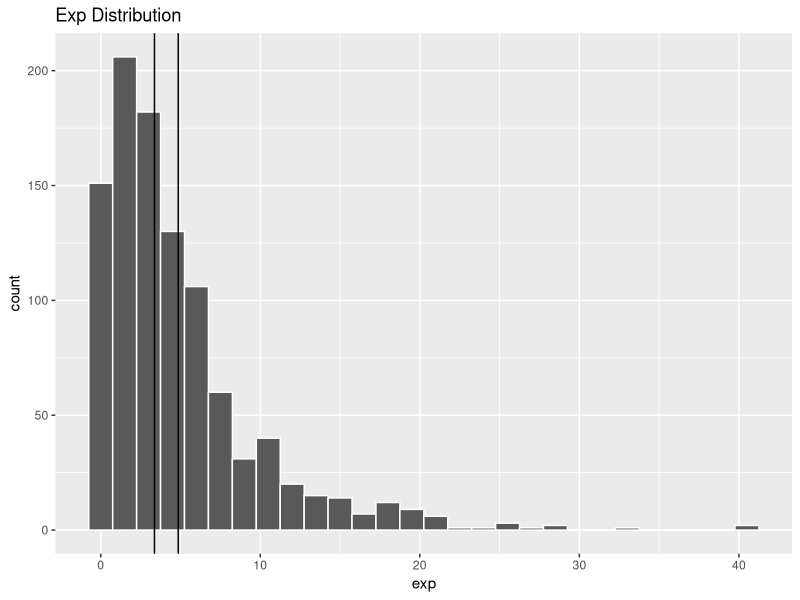
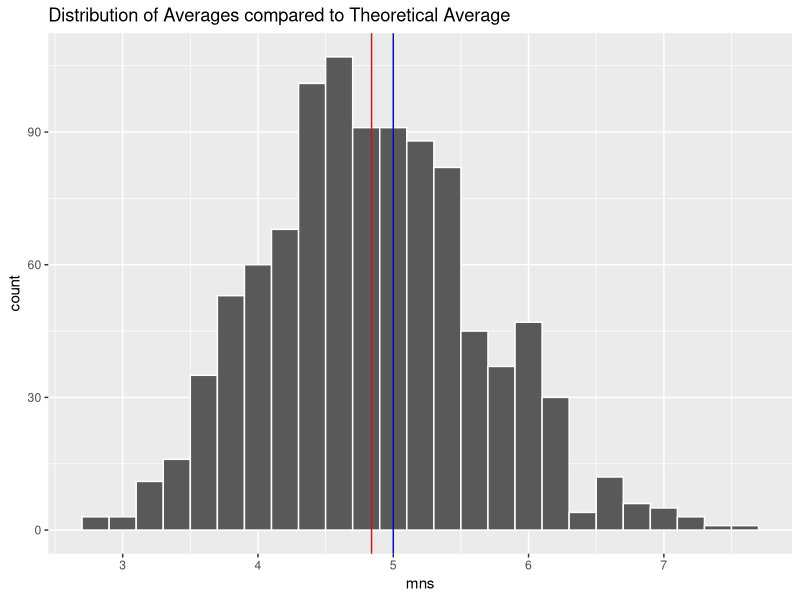

Source code (R) for these figures, in order:
## ---- chunk 1
set.seed(100)

exp <- rexp(1000, 0.2)
## ---- chunk 2
mns = NULL

for (i in 1:1000) mns = c(mns, mean(sample(exp, 40, replace = TRUE)))
## ---- chunk 3
library(ggplot2)
ggplot() + geom_histogram(aes(exp), color = "white", binwidth = 1.5) + geom_vline(xintercept = c(median(exp), mean(exp))) + ggtitle("Exp Distribution")
## ---- chunk 4
ggplot() + geom_histogram(aes(mns), color = "white", binwidth = .2) + geom_vline(xintercept = mean(mns), color = "red") + geom_vline(xintercept = 1/0.2, color = "blue") + ggtitle("Distribution of Averages compared to Theoretical Average")
## ---- chunk 5
c(theoretical=1/0.2, pop_average = mean(exp),sample_average = mean(mns))
## ---- chunk 6
c(theoretical=((1/0.2)^2)/1000, pop_distro = var(exp), sample_var = var(exp)/1000)
